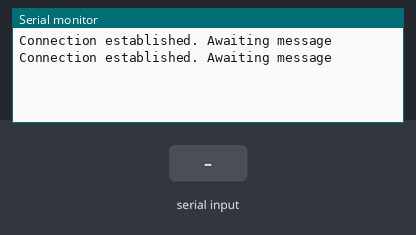
Simulated run of this sketch. Board: Arduino Uno, built with avr-gcc and run on an emulated ATmega328P. On the bench: the last lines printed to the serial monitor. The test bench sets the inputs (shaded band).

Above: at 2.0 s.
2.1 s: byte 30 received over Serial
At 3.8 s:
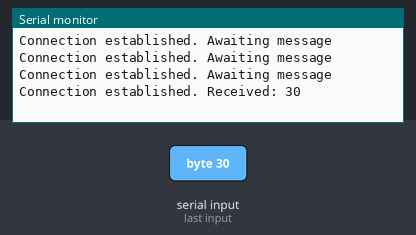
4.5 s: byte 90 received over Serial
At 5.6 s:
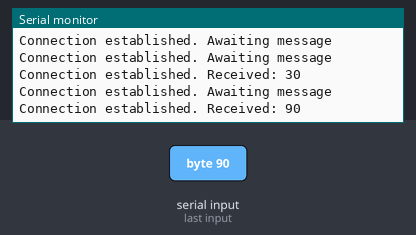
6.0 s: byte 120 received over Serial
At 7.8 s:
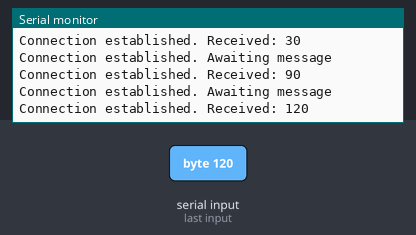

Measured:
- after the input at 2.1 s, the serial monitor: prints a new line after 0.93 s (image 1)
- after the input at 4.5 s, the serial monitor: prints a new line after 0.53 s (image 2)
- after the input at 6.0 s, the serial monitor: prints a new line after 1.0 s (image 3)

The sketch:

arduinoRpitest.ino
```cpp
void setup() {
  setupSerialConnection();
  delay(20);

}

boolean readSomething = false;
int incomingByte=0;
void loop() {
  delay(2);
  if (!Serial) {
    Serial.println("Waiting for connection");
  }
  if (Serial){
    Serial.println("Connection established. Awaiting message");
    delay(1000);
  }
  if (Serial.available() > 0) {
    // read the incoming byte:
    incomingByte = Serial.read();

    // say what you got:
    Serial.print("Connection established. Received: ");
    Serial.println(incomingByte, DEC);
    delay(1000);

  }
}


//--------------------------Serial Codes-------------------------------
void setupSerialConnection() {
  Serial.begin(9600);
  while (!Serial);
}
```
